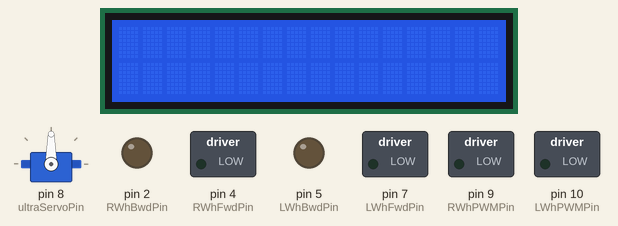
This sketch was run on a simulated Arduino Uno, built with avr-gcc and run on an emulated ATmega328P. Shown: servo, 16×2 character LCD, switched loads named in the sketch (green lamp = pin HIGH), output pins drawn as LEDs (lit = HIGH). At 5.1 s the program stops and its outputs stay as they are.

Above: at 0.1 s.
At 1.1 s:
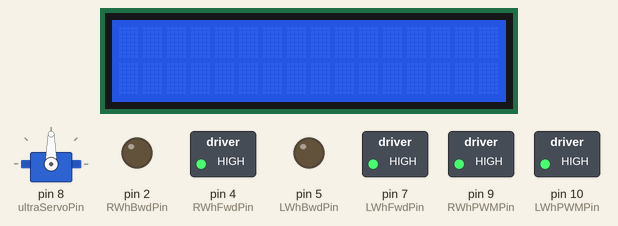
At 2.1 s:
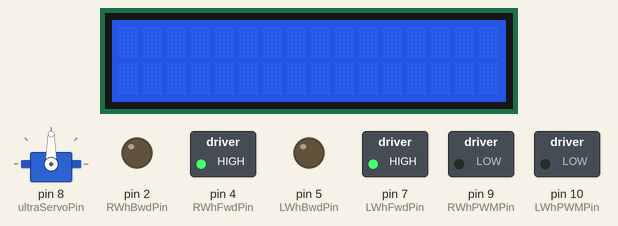
At 3.1 s:
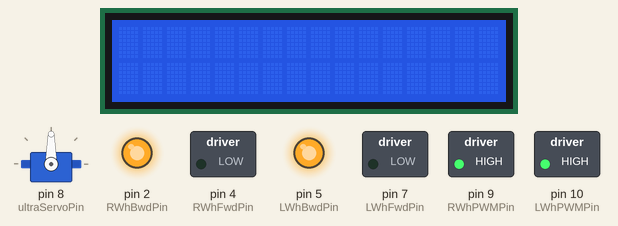
At 4.1 s:
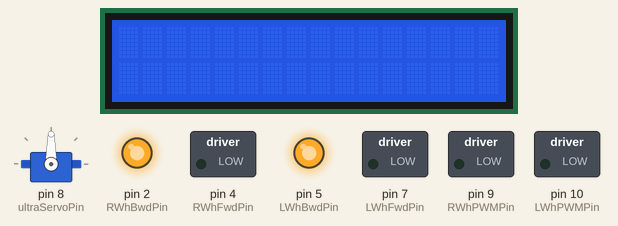
Timing chart, 0 to 5.6 s (numbered marks = the images above):
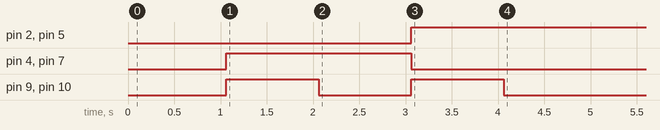

The sketch:

Week1.ino
```cpp
//Parker Murphy and Frederick Levins
/* Run Wheels and Servo
 */
 const int RSPD1 = 255;        //Right Wheel PWM
 const int LSPD1 = 255;        //Left Wheel PWM
 const int RSPD2 = 255;        //Right Wheel PWM
 const int LSPD2 = 255;        //Left Wheel PWM


 const int LWhFwdPin = 7;
 const int LWhBwdPin = 5;
 const int LWhPWMPin = 10;

 const int RWhFwdPin = 4;
 const int RWhBwdPin = 2;
 const int RWhPWMPin = 9;

 const int ultraServoPin = 8;
 #include <Servo.h>
 #include <Wire.h> // Library for I2C communication
 #include <LiquidCrystal_I2C.h> // Library for LCD
 Servo ultraServo;  // servo object to control ultrasonic servo
 LiquidCrystal_I2C lcd = LiquidCrystal_I2C(0x27, 16, 2);

void setup()
{
  pinMode(LWhFwdPin,OUTPUT);
  pinMode(LWhBwdPin,OUTPUT);
  pinMode(LWhPWMPin,OUTPUT);
  pinMode(RWhFwdPin,OUTPUT);
  pinMode(RWhBwdPin,OUTPUT);
  pinMode(RWhPWMPin,OUTPUT);

  digitalWrite(LWhFwdPin,LOW);
  digitalWrite(LWhBwdPin,LOW);
  digitalWrite(LWhPWMPin,LOW);

  digitalWrite(RWhFwdPin,LOW);
  digitalWrite(RWhBwdPin,LOW);
  digitalWrite(RWhPWMPin,LOW);
  ultraServo.attach(ultraServoPin);
  lcd.init();
  lcd.backlight();
}


void loop()
{
  delay(1000);
  digitalWrite(LWhFwdPin,HIGH);    //run left wheel forward
  analogWrite(LWhPWMPin,LSPD1);
  digitalWrite(RWhFwdPin,HIGH);   //run right wheel forward
  analogWrite(RWhPWMPin,RSPD1);
  delay(1000);
  analogWrite(LWhPWMPin,0);       // stop left wheel
  analogWrite(RWhPWMPin,0);       // stop right wheel
  delay(1000);
  digitalWrite(LWhFwdPin,LOW);    //run left wheel backward
  digitalWrite(LWhBwdPin,HIGH);
  analogWrite(LWhPWMPin,LSPD2);
  digitalWrite(RWhFwdPin,LOW);    //run right wheel backward
  digitalWrite(RWhBwdPin,HIGH);
  analogWrite(RWhPWMPin,RSPD2);
  delay(1000);
  analogWrite(RWhPWMPin,0);       //stop right wheel
  analogWrite(LWhPWMPin,0);       //stop left wheel
  delay(1000);
  ultraServo.write(90);          //turn to 0 degrees
 while(true)
  { //run servo
    /*lcd.clear();
    lcd.setCursor(0, 0); // Set the cursor on the first column and first row.
    lcd.print("Servo Position"); // Print the string "Hello World!"
    lcd.setCursor(0, 1); //Set the cursor on the third column and the second row (counting starts at 0!).
    lcd.print("0 Degree");
//    ultraServo.write(0);          //turn to 0 degrees
    delay(3000);
    lcd.clear();
    lcd.setCursor(0, 0); // Set the cursor on the first column and first row.
    lcd.print("Servo Position"); // Print the string "Hello World!"
    lcd.setCursor(0, 1); //Set the cursor on the third column and the second row (counting starts at 0!).
    lcd.print("180 Degree");
//    ultraServo.write(180);        //turn to 180 degrees
    delay(3000);
    lcd.clear();
    lcd.setCursor(0, 0); // Set the cursor on the first column and first row.
    lcd.print("Servo Position"); // Print the string "Hello World!"
    lcd.setCursor(0, 1); //Set the cursor on the third column and the second row (counting starts at 0!).
    lcd.print("90 Degree");
 //   ultraServo.write(90);         //turn to straight ahead
    delay(3000);*/
  }
}
```

Measured:
- by itself, pin 2 (RWhBwdPin), pin 5 (LWhBwdPin): LOW → HIGH at 3.1 s
- by itself, pin 4 (RWhFwdPin), pin 7 (LWhFwdPin): LOW → HIGH at 1.1 s, → LOW 2.0 s later
- by itself, pin 9 (RWhPWMPin), pin 10 (LWhPWMPin): alternates HIGH for 1.0 s and LOW for 1.0 s, 4 changes in all, then stays LOW
